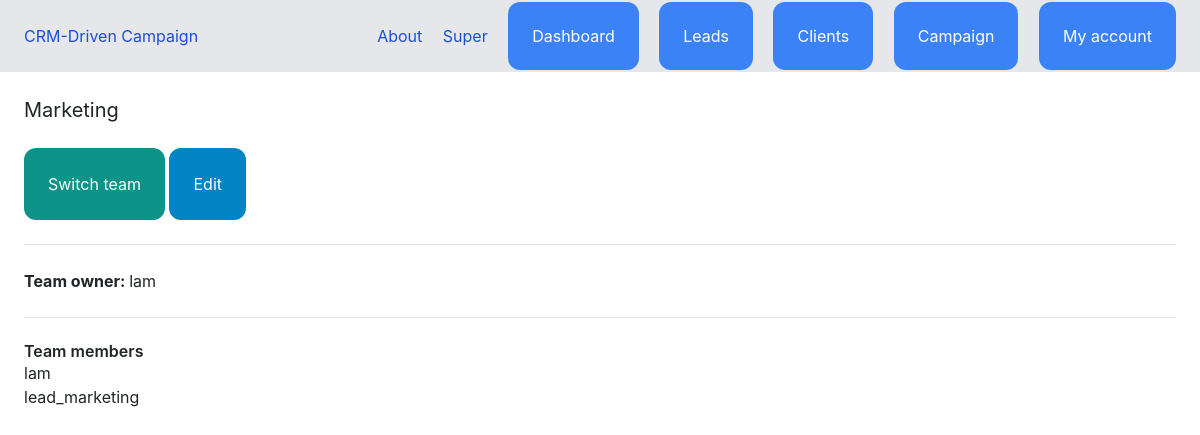
Screenshot of /dashboard/teams/2/ (signed in) with the database file from the repository.
### team/models.py (models this page shows, shortened)
class Team(models.Model):
    name = models.CharField(max_length=100)
    members = models.ManyToManyField(User, related_name='teams')
    created_by = models.ForeignKey(User, related_name='created_teams', on_delete=models.CASCADE)
    created_at = models.DateTimeField(auto_now_add=True)
    modified_at = models.DateTimeField(auto_now=True)

### team/views.py (the view)
# urls.py: path('<int:pk>/', views.clients_detail, name='detail'),
@login_required
def  detail(request, pk):
    team = get_object_or_404(Team, members__in=[request.user], pk=pk)
    return render(request,'team/detail.html', {'team':team})

### team/context_processors.py (called while the page is built)
def active_team(request):
    if request.user.is_authenticated:
        active_team = None
        if request.user.userprofile.active_team:
            active_team = request.user.userprofile.active_team
        else:
            active_team = Team.objects.filter(created_by = request.user)[0]
    else:
        active_team = None
    return { 'active_team': active_team}

### team/templates/team/detail.html (shortened to what this page needs)
{% extends 'core/base.html' %}
{% block content %}
<div class="py-6 px-6">
    <h1 class="mb-6 text-xl">{{ team.name }}</h1>
    <a href="{% url 'team:list' %}" class="inline-block py-4 px-6 bg-teal-600 rounded-xl text-white">Switch team</a>
    {% if team.created_by == request.user %}
    <a href="{% url 'team:edit' team.id %}" class="inline-block py-4 px-6 bg-sky-600 rounded-xl text-white">Edit</a>
    {% endif %}
    <hr class="mb-6 mt-4">
    <p><Strong class="">Team owner: </Strong> {{ team.created_by }} </p>
    <hr class="my-4">
    <h2 class="font-semibold ">Team members</h2>
    {% for member in team.members.all %}
        <p> {{ member.username }} </p>
    {% endfor %}
</div>
{% endblock %}

### core/templates/core/partials/nav.html
<nav class="py-6 px-6 flex justify-between bg-gray-200">
    <a href="/" class="text-blue-700">CRM-Driven Campaign</a>
        <div class="space-x-4">
            <a href="{% url 'about' %}" class="text-blue-700">About</a>
            {% if request.user.is_authenticated %}
            <a href="{% url 'team:detail' active_team.id %}" class="text-blue-700">{{ active_team.name }}</a>
            <a href="{% url 'dashboard:index' %}" class="py-4 px-6 bg-blue-500 rounded-xl text-white">Dashboard</a>
            <a href="{% url 'leads:list' %}" class="py-4 px-6 bg-blue-500 rounded-xl text-white">Leads</a>
            <a href="{% url 'clients:list' %}" class="py-4 px-6 bg-blue-500 rounded-xl text-white">Clients</a>
            <a href="{% url 'campaigns' %}" class="py-4 px-6 bg-blue-500 rounded-xl text-white">Campaign</a>
            <a href="{% url 'userprofile:myaccount' %}" class="py-4 px-6 bg-blue-500 rounded-xl text-white">My account</a>
            {% else %}
            <a href="{% url 'login' %}" class="py-4 px-6 bg-blue-600 rounded-xl text-white">Login</a>
            <a href="{% url 'userprofile:signup' %}" class="py-4 px-6 bg-blue-400 rounded-xl text-white">Sign up</a>
            {% endif %}
        </div>
</nav>

### rows the page displays
Team: name "Super"
Team: name "Marketing", created_by "lam"

### other values shown
{{ member.username }} "lam"
{{ member.username }} "lead_marketing"
